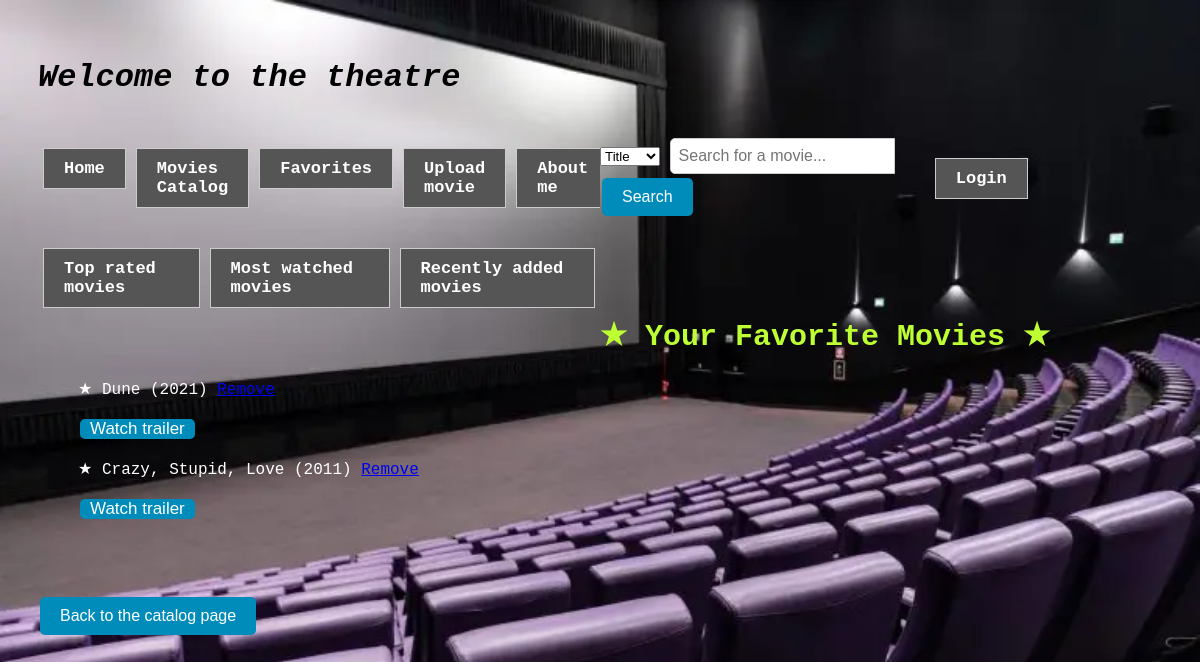
Before: /catalog/favorites/ (signed in) with the older database file.
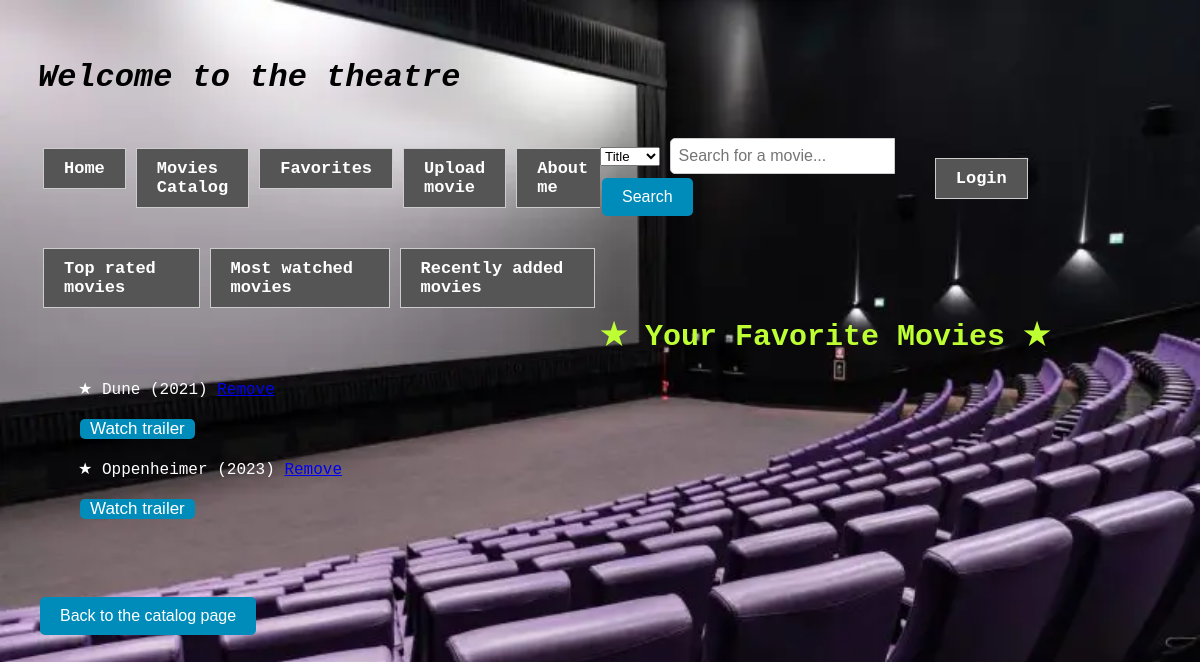
After: the same page with the newer database file.
### madb_backend/models.py (models this page shows, shortened)
class FavoriteMovie(models.Model):
    user = models.ForeignKey(User, on_delete=models.CASCADE)
    movie = models.ForeignKey(moviesCatalog, on_delete=models.CASCADE)
    added_at = models.DateTimeField(auto_now_add=True)
    class Meta:
        verbose_name = _("Favorite Movie")
        verbose_name_plural = _("Favorite Movies")

class moviesCatalog(models.Model):
    title = models.CharField(max_length=200)
    description = models.TextField(max_length=1000, blank=True)
    image = models.ImageField(upload_to="images/movies/")
    genre = models.CharField(choices=GENRE_CHOICES, max_length=7)
    releaseDate = models.IntegerField()
    director = models.CharField(max_length=50, blank=True)
    userRating = models.CharField(choices=USER_RATING, max_length=14, blank=True)
    viewsCount = models.IntegerField(default=0, blank=True)
    trailerLink = models.CharField(default="", max_length=200, blank=True)
    movieSummary = models.TextField(max_length=10000, default="", blank=True)
    movieSynopsis = models.TextField(max_length=20000, default="", blank=True)

### madb_backend/views.py (the view)
# urls.py: path('catalog/favorites/', views.favorite_movies, name='favorites'),
@login_required
def favorite_movies(request):
    favorite_movies = FavoriteMovie.objects.filter(user=request.user)
    return render(request, 'clients/favorite_movies.html', {'favorite_movies': favorite_movies})

### madb_backend/templates/clients/favorite_movies.html (shortened to what this page needs)
{% extends 'movie_catalog/pages/base.html' %}
{% block content %}
<br><br><br>
<h2 style="color: #BEFF33; font-size: 30px; text-align: left">&#9733; Your Favorite Movies &#9733;</h2>
    {% if favorite_movies %}
    <ul>
        {% for favorite_movie in favorite_movies %}
        <p>&#9733; {{ favorite_movie.movie.title }} ({{ favorite_movie.movie.releaseDate }}) <a href="{% url 'catalog:remove_favorite_movie' favorite_movie.id %}">Remove</a></p>
        <button style="background-color: #008CBA;
                    border: none;
                    color: white;
                    padding: 0px 10px;
                    text-align: center;
                    display: inline-block;
                    font-size: 17px;
                    margin: 4px 2px;
                    cursor: pointer;
                    border-radius: 5px;"
                    ><a href="{{ favorite_movie.movie.trailerLink }}" style="text-decoration: none; color: inherit;" target="blank">Watch trailer</a></button>
    {% endfor %}
    </ul>
    {% else %}
    <b><p style="color: white; font-size: 20px; text-align: left">No favorite movies added</p><b>
{% endif %}
    <br><br><br>
    <button style="background-color: #008CBA;
        border: none;
        color: white;
        padding: 10px 20px;
        text-align: center;
        display: inline-block;
        font-size: 16px;
        margin: 4px 2px;
        cursor: pointer;
        border-radius: 5px;"
        ><a href="/catalog/" style="text-decoration: none; color: inherit;">Back to the catalog page</button>
{% endblock %}

### madb_backend/templates/movie_catalog/pages/base.html (shortened to what this page needs)
{% load static %}
<!DOCTYPE html>
<html lang="en">
    <head>
    </head>
    <body>
        <div class="container">
            <h1><i>Welcome to the theatre</i></h1>
        </div>
    </body>
    <body>
        <nav>
            <div class="bar">
                <b><a href="/">Home</a></b>
                <b><a href="/catalog/">Movies Catalog</a></b>
                <b><a href="/catalog/favorites">Favorites</a></b>
                <b><a href="/catalog/form_base">Upload movie</a></b>
                <b><a href="/about">About me</a></b>
            </div>
            <div class="search-bar">
                <form method="GET" action="{% url 'catalog:search' %}">
                    <select name="search_type">
                        <option value="title">Title</option>
                    </select>
                    <input type="text" name="q" placeholder="Search for a movie...">
                    <button type="submit"
                        style="background-color: #008CBA;
                        border: none;
                        color: white;
                        padding: 10px 20px;
                        text-align: center;
                        display: inline-block;
                        font-size: 16px;
                        margin: 4px 2px;
                        cursor: pointer;
                        border-radius: 5px;">
                        Search</button>
                </form>
                <div class="bar">
                    <b><a href="/admin/login">Login</a></b>
                </div>
            </div>
            <br>
            <div class="bar">
                <b><a href="/catalog/top-rated/">Top rated movies</a></b>
                <b><a href="/catalog/most-watched/">Most watched movies</a></b>
                <b><a href="/catalog/recently-added/">Recently added movies</a></b>
            </div>
        </nav>
    </body>
    <main>
        {% block content %}{% endblock %}
    </main>
</html>

Changed rows visible on the page:
removed FavoriteMovie: movie "Crazy, Stupid, Love", movie.releaseDate "2011"
added FavoriteMovie: movie "Oppenheimer", movie.releaseDate "2023"
